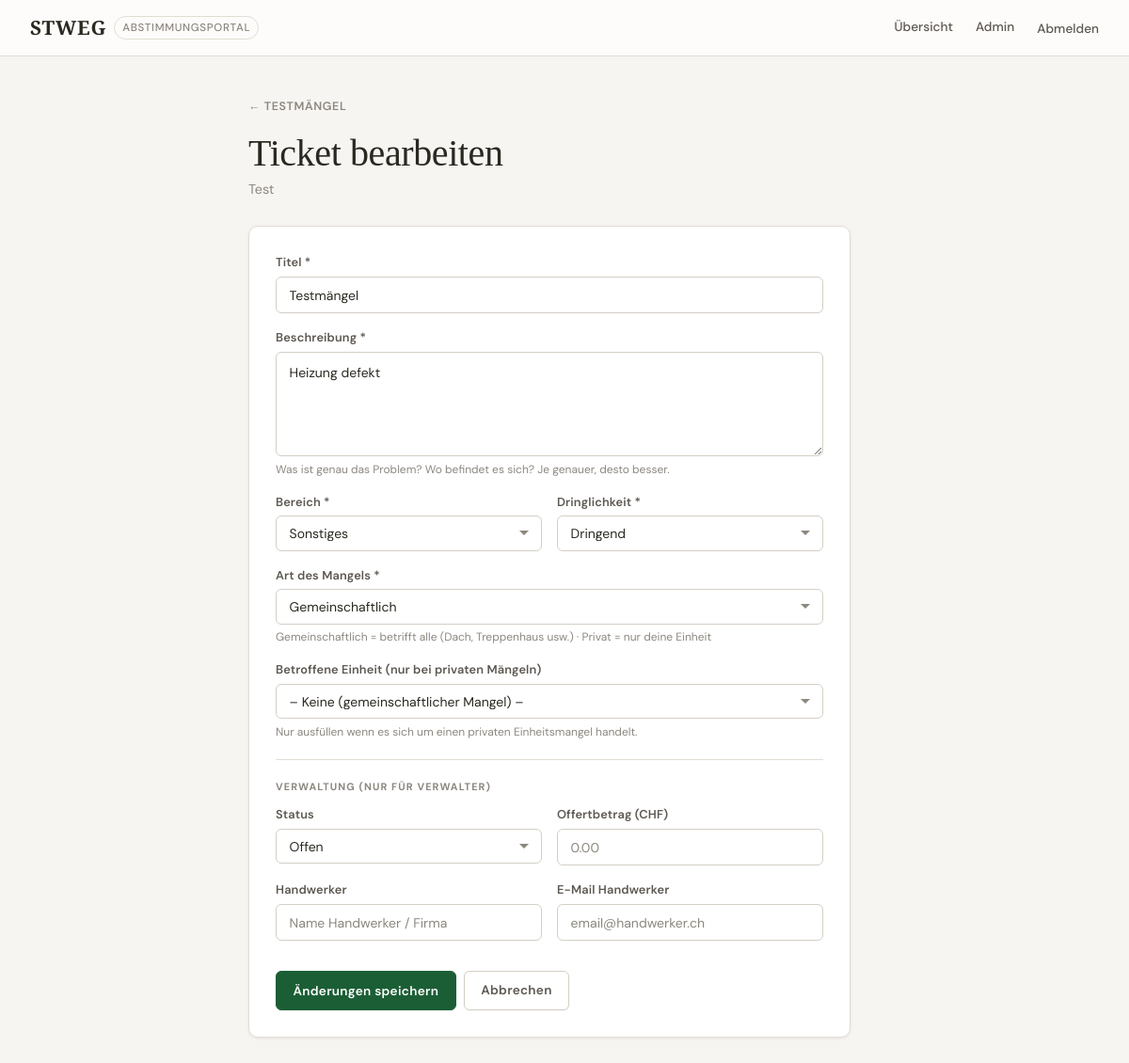
The page /maintenance/ticket/1/bearbeiten/ (signed in) on the database as committed earlier.
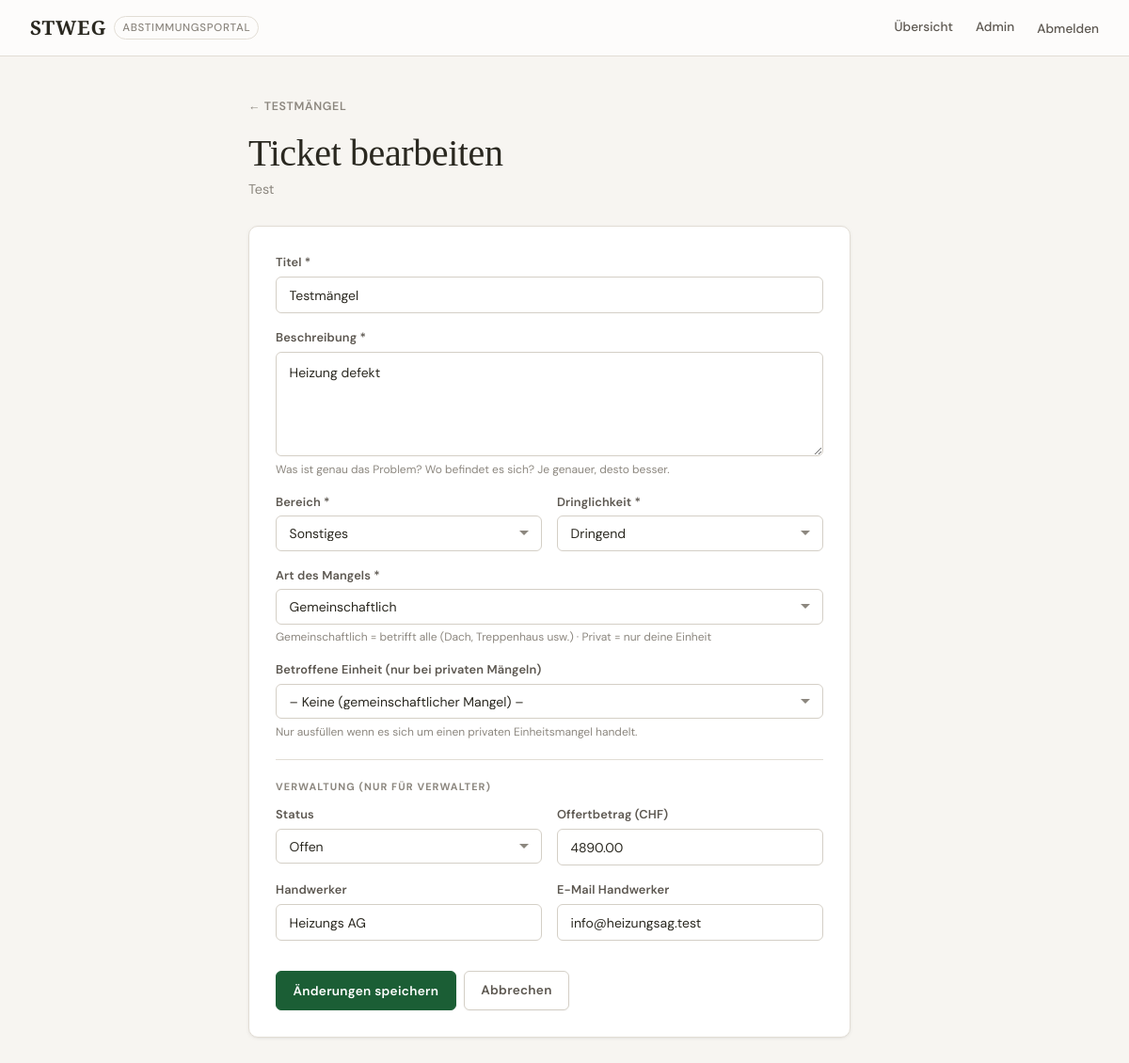
The same page on the database as committed later.
### maintenance/models.py (models this page shows, shortened)
class Ticket(models.Model):
    class Priority(models.TextChoices):
        NORMAL = 'normal', 'Normal'
        URGENT = 'urgent', 'Dringend'
    class Status(models.TextChoices):
        OPEN           = 'open',           'Offen'
        IN_PROGRESS    = 'in_progress',    'In Bearbeitung'
        OFFER_RECEIVED = 'offer_received', 'Angebot liegt vor'
        DONE           = 'done',           'Erledigt'
        ARCHIVED       = 'archived',       'Archiviert'
    class Scope(models.TextChoices):
        COMMON  = 'common',  'Gemeinschaftlich'
        PRIVATE = 'private', 'Privat (Einheit)'
    class Area(models.TextChoices):
        ROOF      = 'roof',      'Dach'
        FACADE    = 'facade',    'Fassade'
        HEATING   = 'heating',   'Heizung'
        ELEVATOR  = 'elevator',  'Lift'
        STAIRCASE = 'staircase', 'Treppenhaus'
        GARDEN    = 'garden',    'Aussenanlage / Garten'
        PARKING   = 'parking',   'Parkplatz / Garage'
        WATER     = 'water',     'Wasser / Sanitär'
        ELECTRIC  = 'electric',  'Elektro'
        OTHER     = 'other',     'Sonstiges'
    community = models.ForeignKey(
        Community, on_delete=models.CASCADE, related_name='tickets',
    )
    unit = models.ForeignKey(
        Unit, on_delete=models.SET_NULL, null=True, blank=True,
        related_name='tickets',
        help_text="Nur bei privaten Einheitsmängeln ausfüllen.",
    )
    reported_by = models.ForeignKey(
        User, on_delete=models.SET_NULL, null=True, blank=True,
        related_name='reported_tickets',
    )
    title       = models.CharField(max_length=300, verbose_name='Titel')
    description = models.TextField(verbose_name='Beschreibung')
    area        = models.CharField(
        max_length=20, choices=Area.choices, default=Area.OTHER,
        verbose_name='Bereich',
    )
    scope = models.CharField(
        max_length=10, choices=Scope.choices, default=Scope.COMMON,
        verbose_name='Art',
    )
    priority = models.CharField(
        max_length=10, choices=Priority.choices, default=Priority.NORMAL,
        verbose_name='Dringlichkeit',
    )
    status = models.CharField(
        max_length=20, choices=Status.choices, default=Status.OPEN,
        verbose_name='Status',
    )
    assigned_to    = models.CharField(max_length=200, blank=True, verbose_name='Handwerker')
    assignee_email = models.EmailField(blank=True, verbose_name='E-Mail Handwerker')
    offer_amount   = models.DecimalField(
        max_digits=10, decimal_places=2, null=True, blank=True,
        verbose_name='Offertbetrag (CHF)',
    )
    created_at  = models.DateTimeField(auto_now_add=True)
    updated_at  = models.DateTimeField(auto_now=True)
    resolved_at = models.DateTimeField(null=True, blank=True)
    proposal = models.ForeignKey(
        'voting.Proposal', on_delete=models.SET_NULL, null=True, blank=True,
        related_name='tickets',
        verbose_name='Verknüpfter Antrag',
    )
    class Meta:
        verbose_name        = 'Ticket'
        verbose_name_plural = 'Tickets'
        ordering            = ['-created_at']

### maintenance/views.py (the view)
@login_required
def ticket_edit(request, pk):
    ticket    = get_object_or_404(Ticket, pk=pk)
    community = ticket.community
    if not community.can_manage(request.user):
        messages.error(request, "Keine Berechtigung.")
        return redirect('voting:dashboard')
    is_admin = community.is_admin(request.user)
    if not is_admin and ticket.reported_by != request.user:
        messages.error(request, "Nur der Ersteller oder ein Verwalter darf das Ticket bearbeiten.")
        return redirect('maintenance:ticket_detail', pk=pk)
    FormClass = TicketAdminForm if is_admin else TicketForm
    if request.method == 'POST':
        form = FormClass(request.POST, instance=ticket, community=community)
        if form.is_valid():
            form.save()
            TicketUpdate.objects.create(
                ticket=ticket,
                author=request.user,
                comment='Ticket bearbeitet.',
            )
            messages.success(request, "Ticket aktualisiert.")
            return redirect('maintenance:ticket_detail', pk=pk)
    else:
        form = FormClass(instance=ticket, community=community)
    return render(request, 'maintenance/ticket_form.html', {
        'community': community,
        'ticket':    ticket,
        'form':      form,
        'is_edit':   True,
    })

### maintenance/forms.py
class TicketAdminForm(TicketForm):
    class Meta(TicketForm.Meta):
        fields = TicketForm.Meta.fields + [
            'status', 'assigned_to', 'assignee_email', 'offer_amount',
        ]
        widgets = {
            **TicketForm.Meta.widgets,
            'status':        forms.Select(attrs={'class': 'form-select'}),
            'assigned_to':   forms.TextInput(attrs={'class': 'form-input', 'placeholder': 'Name Handwerker / Firma'}),
            'assignee_email':forms.EmailInput(attrs={'class': 'form-input', 'placeholder': 'email@handwerker.ch'}),
            'offer_amount':  forms.NumberInput(attrs={'class': 'form-input', 'step': '0.05', 'min': '0', 'placeholder': '0.00'}),
        }

### voting/models.py (called while the page is built)
    def can_manage(self, user):
        return (
            self.units.filter(owner=user).exists()
            or self.created_by == user
            or user.is_staff
            or self.memberships.filter(user=user).exists()
        )

    def is_admin(self, user):
        return (
            self.created_by == user
            or user.is_staff
            or self.memberships.filter(
                user=user, role=CommunityMembership.Role.MANAGER
            ).exists()
        )

### maintenance/templates/maintenance/ticket_form.html (shortened to what this page needs)
{% extends "voting/base.html" %}
{% block content %}
{% if is_edit %}
<a href="{% url 'maintenance:ticket_detail' ticket.pk %}" class="back-link">{{ ticket.title }}</a>
{% else %}
<a href="{% url 'maintenance:ticket_list' community.id %}" class="back-link">{{ community.name }} – Mängel</a>
{% endif %}
<div class="page-header">
  <h1>{% if is_edit %}Ticket bearbeiten{% else %}Mangel melden{% endif %}</h1>
  <p>{{ community.name }}</p>
</div>
<div class="card card--padded" style="max-width:640px;">
  <form method="post">
    <div class="form-group">
      <label for="id_title">Titel *</label>
      {{ form.title }}
    </div>
    <div class="form-group">
      <label for="id_description">Beschreibung *</label>
      {{ form.description }}
      <div class="form-hint">Was ist genau das Problem? Wo befindet es sich? Je genauer, desto besser.</div>
    </div>
    <div class="form-row" style="display:grid;grid-template-columns:1fr 1fr;gap:1rem;">
      <div class="form-group">
        <label for="id_area">Bereich *</label>
        {{ form.area }}
      </div>
      <div class="form-group">
        <label for="id_priority">Dringlichkeit *</label>
        {{ form.priority }}
      </div>
    </div>
    <div class="form-group">
      <label for="id_scope">Art des Mangels *</label>
      {{ form.scope }}
      <div class="form-hint">Gemeinschaftlich = betrifft alle (Dach, Treppenhaus usw.) · Privat = nur deine Einheit</div>
    </div>
    <div class="form-group">
      <label for="id_unit">{{ form.unit.label }}</label>
      {{ form.unit }}
      <div class="form-hint">Nur ausfüllen wenn es sich um einen privaten Einheitsmangel handelt.</div>
    </div>
    {% if form.status %}
    <hr style="border:none;border-top:1px solid var(--border);margin:1.25rem 0;">
    <div class="section-label" style="margin-bottom:.75rem;">Verwaltung (nur für Verwalter)</div>
    <div class="form-row" style="display:grid;grid-template-columns:1fr 1fr;gap:1rem;">
      <div class="form-group">
        <label for="id_status">Status</label>
        {{ form.status }}
      </div>
      <div class="form-group">
        <label for="id_offer_amount">Offertbetrag (CHF)</label>
        {{ form.offer_amount }}
      </div>
    </div>
    <div class="form-row" style="display:grid;grid-template-columns:1fr 1fr;gap:1rem;">
      <div class="form-group">
        <label for="id_assigned_to">Handwerker</label>
        {{ form.assigned_to }}
      </div>
      <div class="form-group">
        <label for="id_assignee_email">E-Mail Handwerker</label>
        {{ form.assignee_email }}
      </div>
    </div>
    {% endif %}
    <div class="flex gap-1 mt-2">
      <button type="submit" class="btn btn-primary">
        {% if is_edit %}Änderungen speichern{% else %}Mangel melden{% endif %}
      </button>
      {% if is_edit %}
      <a href="{% url 'maintenance:ticket_detail' ticket.pk %}" class="btn btn-outline">Abbrechen</a>
      {% else %}
      <a href="{% url 'maintenance:ticket_list' community.id %}" class="btn btn-outline">Abbrechen</a>
      {% endif %}
    </div>
  </form>
</div>
{% endblock %}

Rows that differ between the two databases and show on the page:
changed Ticket "TESTMÄNGEL": offer_amount (not shown) → "4890.00"; assigned_to (not shown) → "Heizungs AG"; assignee_email (not shown) → "info@heizungsag.test"
